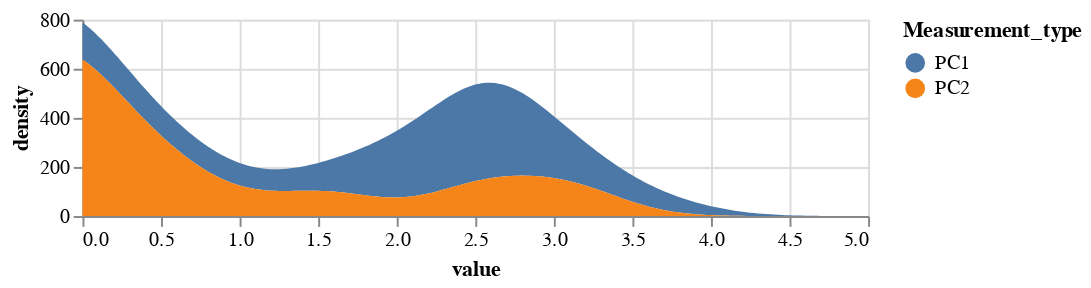

Notebook code cell kept with this figure:
### Code cell
altair.Chart(pc_dataframe).transform_fold(
    ['PC1',
     'PC2'],
    as_ = ['Measurement_type', 'value']
).transform_density(
    density='value',
    bandwidth=0.3,
    groupby=['Measurement_type'],
    extent= [0, 5],
    counts = True,
    steps=200
).mark_area().encode(
    altair.X('value:Q'),
    altair.Y('density:Q', stack='zero'),
    altair.Color('Measurement_type:N')
).properties(width=400, height=100)

### Figure 1 — Vega-Lite specification as saved in the notebook (floating-point values rounded to 4 significant figures; data arrays with more than 128 entries replaced by an {"elided": "..."} marker saying what was removed)
{"config": {"view": {"continuousWidth": 400, "continuousHeight": 300}}, "data": {"name": "data-1dcc97c2abe23ff4337d058f14f4eaab"}, "mark": "area", "encoding": {"color": {"type": "nominal", "field": "Measurement_type"}, "x": {"type": "quantitative", "field": "value"}, "y": {"type": "quantitative", "field": "density", "stack": "zero"}}, "height": 100, "transform": [{"fold": ["PC1", "PC2"], "as": ["Measurement_type", "value"]}, {"density": "value", "bandwidth": 0.3, "counts": true, "extent": [0, 5], "groupby": ["Measurement_type"], "steps": 200}], "width": 400, "$schema": "https://vega.github.io/schema/vega-lite/v4.8.1.json", "datasets": {"data-1dcc97c2abe23ff4337d058f14f4eaab": {"elided": "1513 records"}}}
